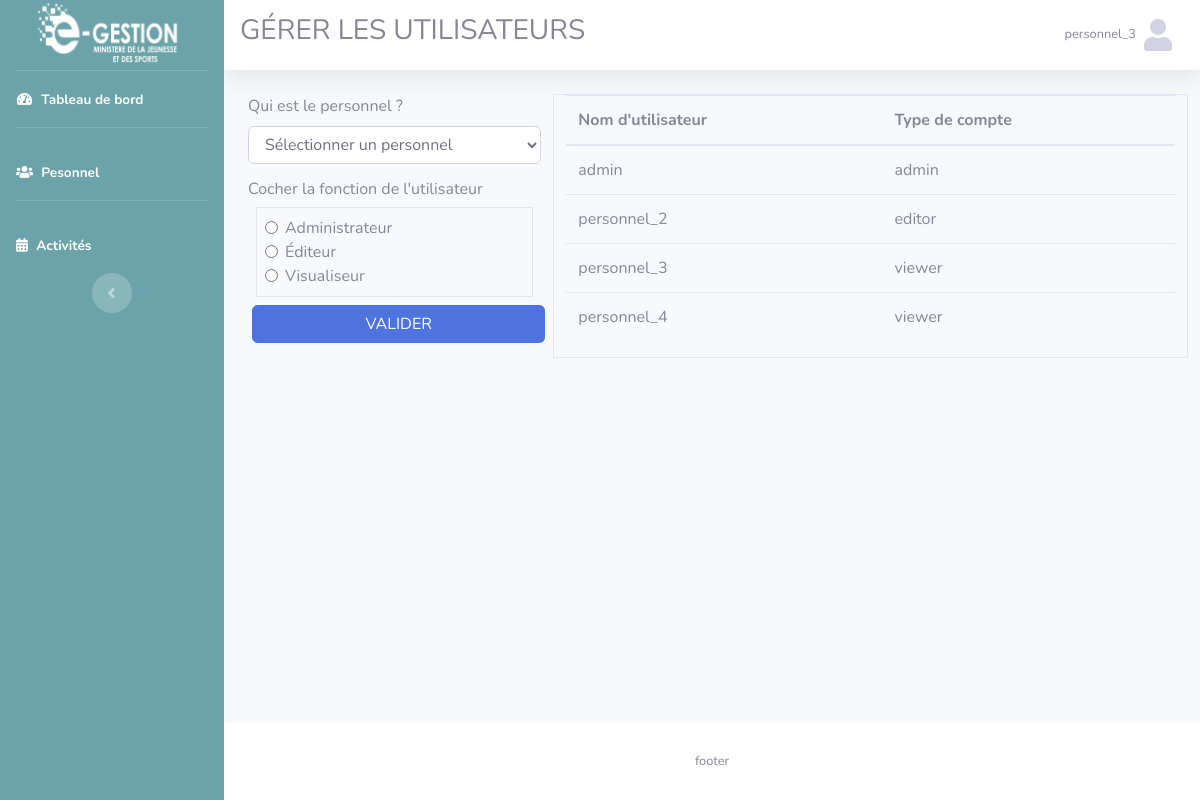
The page /vue/utilisateur.php (signed in) on the database as committed earlier.
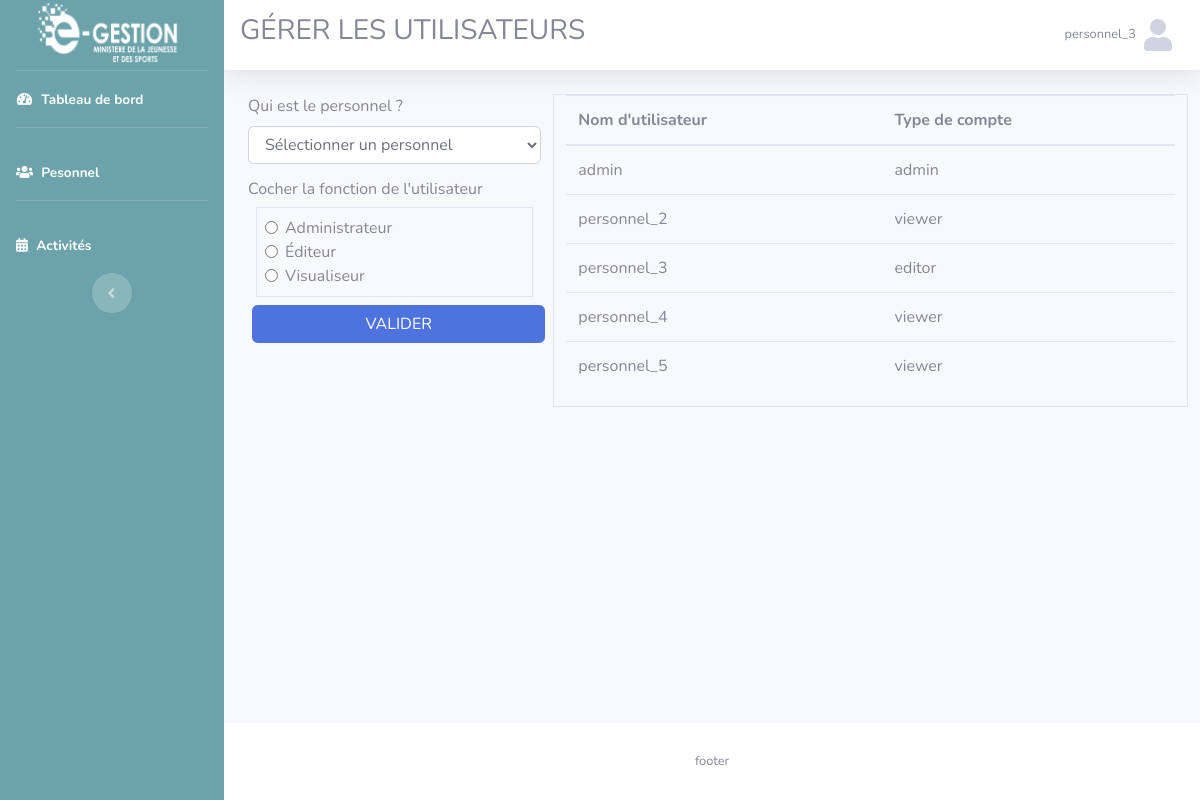
The same page on the database as committed later.
### tables this page shows
CREATE TABLE `role_utilisateur` (
  `id_utilisateur` int(11) NOT NULL,
  `id_role` int(11) NOT NULL
);

CREATE TABLE `role` (
  `id_r` int(11) NOT NULL,
  `nom_r` varchar(50) NOT NULL
);

### model/fonction.php (called while the page is built, shortened)
<?php
function get_utilisateur($id=null){
    if (!empty($id)) {
          $sql = "SELECT id_l, nom_utilisateur, password, personnel.mail FROM login  INNER JOIN personnel ON personnel.id_login = login.id_l WHERE id_l = ?";
          $req = $GLOBALS['connexion']->prepare($sql);
          $req->execute(array($id));
          return $req->fetch(PDO::FETCH_ASSOC);
      }else{
        $sql = "SELECT id_l, nom_utilisateur, role_utilisateur.id_role, role.nom_r FROM login  INNER JOIN role_utilisateur ON role_utilisateur.id_utilisateur = login.id_l INNER JOIN role ON role.id_r = role_utilisateur.id_role";
          $req = $GLOBALS['connexion']->prepare($sql);
          $req->execute();
          return $req->fetchAll();
      }
}

### vue/utilisateur.php (the view, shortened to what this page needs)
<?php
include_once 'header.php';
?>
<div class="row">
    <div class="col-sm-12 col-lg-4">
        <form action="../model/utilisateur.php" method="post">
            <div class="form-group">
                <label for="personnel" class="form-label">Qui est le personnel ?</label>
                <select name="personnel" id="personnel" class="form-control">
                    <option value="">Sélectionner un personnel</option>
                </select>
            </div>
            <h6>Cocher la fonction de l'utilisateur</h6>
            <div class="border p-2 mx-2">
                <div class="form-check">
                    <label class="form-check-label">
                        <input type="radio" class="form-check-input" name="optradio" value="1"> Administrateur
                    </label>
                </div>
                <div class="form-check">
                    <label class="form-check-label">
                        <input type="radio" class="form-check-input" name="optradio" value="2"> Éditeur
                    </label>
                </div>
                <div class="form-check">
                    <label class="form-check-label">
                        <input type="radio" class="form-check-input" name="optradio" value="3"> Visualiseur
                    </label>
                </div>
            </div>
            <input type="submit" class="btn btn-primary mx-1 my-2 btn-block" value="VALIDER">
        </form>
    </div>
    <div class="col-sm-12 col-lg-8 border">
        <table class="table">
            <thead>
                <tr>
                    <th scope="col">Nom d'utilisateur</th>
                    <th scope="col">Type de compte</th>
                </tr>
            </thead>
            <tbody>
                <?php
                $utilisateur = get_utilisateur();
                if (!empty($utilisateur) && is_array($utilisateur)):
                    foreach ($utilisateur as $key => $value):
                ?>
                <tr>
                    <td><?=$value['nom_utilisateur']?></td>
                    <td><?=$value['nom_r']?></td>
                </tr>
                <?php
                    endforeach;
                endif;
                ?>
            </tbody>
        </table>
    </div>
</div>
<?php
include_once 'footer.php';
?>

Rows that differ between the two databases and show on the page:
changed role_utilisateur "personnel_2": id_role.nom_r "editor" → "viewer"
changed role_utilisateur "personnel_3": id_role.nom_r "viewer" → "editor"
added role_utilisateur: id_utilisateur.nom_utilisateur "personnel_5", id_role.nom_r "viewer"
